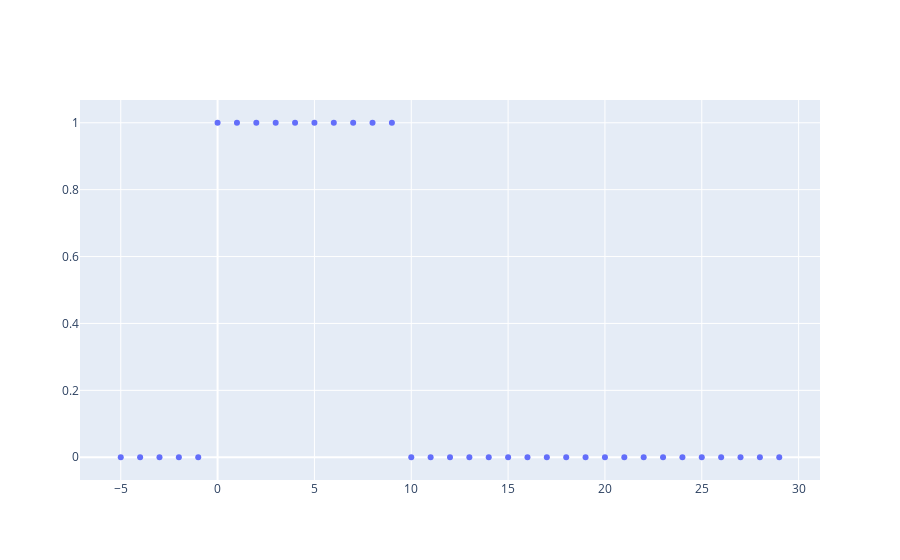

Here is the notebook cell this chart was saved with:
### Code cell
X=np.array(range(-5,30))
Y=[u(x)-u(x-10) for x in X]
fig=go.Figure()
fig.add_trace(go.Scatter(x=X,y=Y,mode="markers"))

### Figure 1 — Plotly figure (JSON) as saved in the notebook; plotly's stock layout.template omitted (floating-point values rounded to 4 significant figures)
{"data": [{"mode": "markers", "type": "scatter", "x": [-5, -4, -3, -2, -1, 0, 1, 2, 3, 4, 5, 6, 7, 8, 9, 10, 11, 12, 13, 14, 15, 16, 17, 18, 19, 20, 21, 22, 23, 24, 25, 26, 27, 28, 29], "y": [0, 0, 0, 0, 0, 1, 1, 1, 1, 1, 1, 1, 1, 1, 1, 0, 0, 0, 0, 0, 0, 0, 0, 0, 0, 0, 0, 0, 0, 0, 0, 0, 0, 0, 0]}], "layout": {}}
